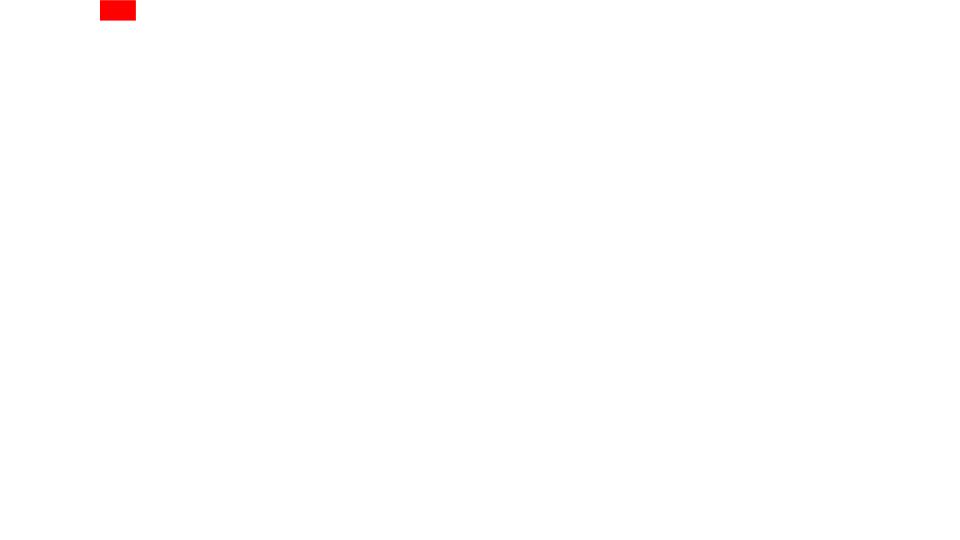
Frame 1 (no input)
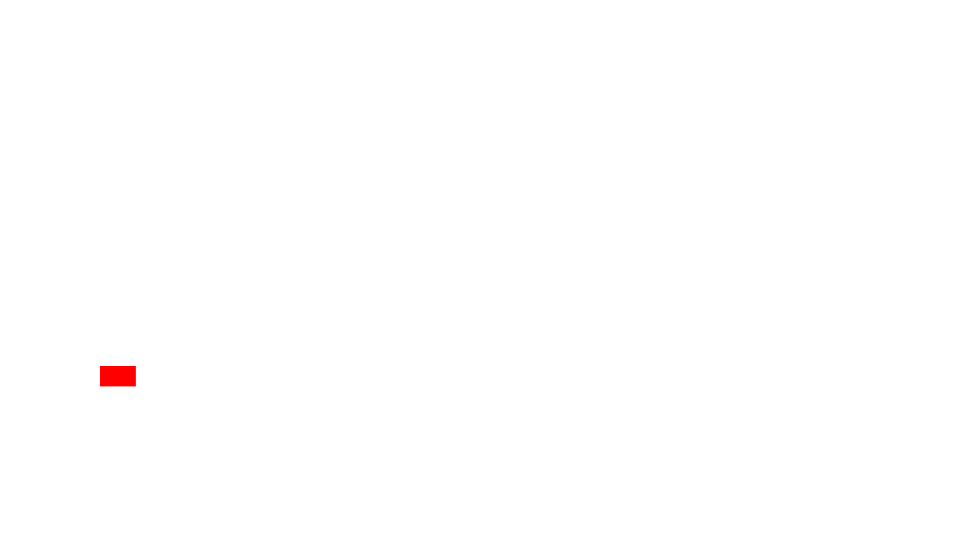
Frame 60 (the mouse pressed at the canvas centre just before this capture)
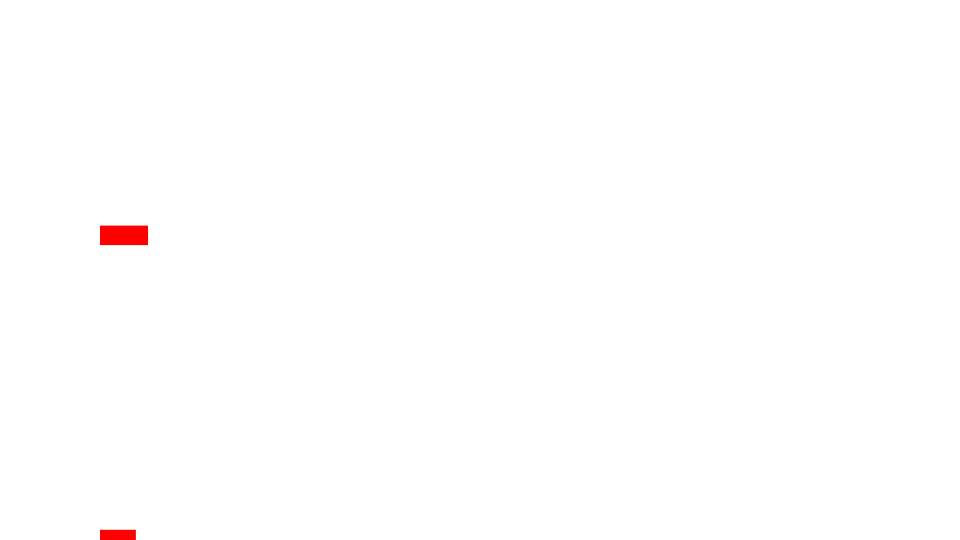
Frame 120 (the mouse held since frame 60 and released just before this capture)

The Processing sketch that drew these frames (run headless with seeded random() and noise(); from frame 60 on, the mouse is pressed at the canvas centre):

// Processing sketch: Boxes
// ── Boxes.pde
Box box;
ArrayList boxes;
float gravity = 0.2;

void setup() {
  size(960, 540);
  frameRate(30);
  initialize();
}

void initialize() {
  smooth();
  noStroke();
  rectMode(CORNER);
  boxes = new ArrayList();
  createBox();
}

void draw() {
  background(255);

  box.vy += gravity;
  box.y += box.vy;
      
  if(box.y + box.height / 2 > height){
    box.y = height - box.height / 2;
    createBox();
   }
  
  for(int i=0; i<boxes.size(); i++){
    Box targetBox = (Box)boxes.get(i);
  
    if(box != targetBox && box.hitTestObject(targetBox)){
      println("Hit");
      box.y = 100;
      //box.y = targetBox.y - targetBox.height / 2 - box.height / 2;
      //createBox();
    }
  }
  
  for(int i=0; i<boxes.size(); i++){
    Box box = (Box)boxes.get(i);
    box.update();
  }
}

void createBox() {
  box = new Box();
  box.width = random(40) + 10;
  box.height = random(40) + 10;
  box.setFillColor(color(255, 0, 0));
  //box.x = random(width);
  box.x = 100;
  boxes.add(box);
}

////////////////////////////////

class Box extends Sprite {
  float vx, vy;
  
  Box() {
    super();
  }
  
  Boolean hitTestObject(Box box) {
    //Point topLeft = new Point(box.x, box.y);
    //Point topRight = new Point(box.x + box.width, box.y);
    //Point bottomLeft = new Point(box.x, box.y + box.height);
    //Point bottomRight = new Point(box.x + box.width, box.y + box.height);

    if(box.x >= this.x + this.width && box.y >= this.y + this.height && box.x + box.width <= this.x + this.width && box.y + box.height <= this.y + this.height) {
      return true;
    }

    if(box.x >= this.x && box.y >= this.y + this.height && box.x + box.width <= this.x && box.y + box.height <= this.y + this.height) {
      return true;
    }

    if(box.x >= this.x + this.width && box.y >= this.y && box.x + box.width <= this.x + this.width && box.y + box.height <= this.y) {
      return true;
    }

    if(box.x >= this.x && box.y >= this.y && box.x + box.width <= this.x && box.y + box.height <= this.y) {
      return true;
    }


    
    return false;
  }
  
  void draw() {
    rect(0, 0, width, height);
  }
}

////////////////////////////////

class Sprite {
  float x, y;
  float scaleX, scaleY;
  float width, height;
  float rotation;
  boolean visible;
  color strokeColor;
  color fillColor;
  Boolean isStroke;
  Boolean isFill;
  
  Sprite() {
    x = 0.0;
    y = 0.0;
    scaleX = 1.0;
    scaleY = 1.0;
    rotation = 0.0;
    strokeColor = color(0);
    fillColor = color(0);
    isStroke = false;
    isFill = false;
    visible = true;
  }
  
  void update() {
    if(! visible) return;
    pushMatrix();
    translate(x, y);
    scale(scaleX, scaleY);
    rotate(rotation * PI / 180.0);
    if(isStroke) stroke(strokeColor);
    if(isFill) fill(fillColor);
    draw();
    popMatrix();
  }
  
  void setStrokeColor(color strokeColor) {
    this.strokeColor = strokeColor;
    isStroke = true;
  }
  
  void setFillColor(color fillColor) {
    this.fillColor = fillColor;
    isFill = true;
  }
  
  void draw() {}
}

////////////////////////////////

class Point {
  float x, y;
  
  Point(float x, float y) {
    this.x = x;
    this.y = y;
  }
}
